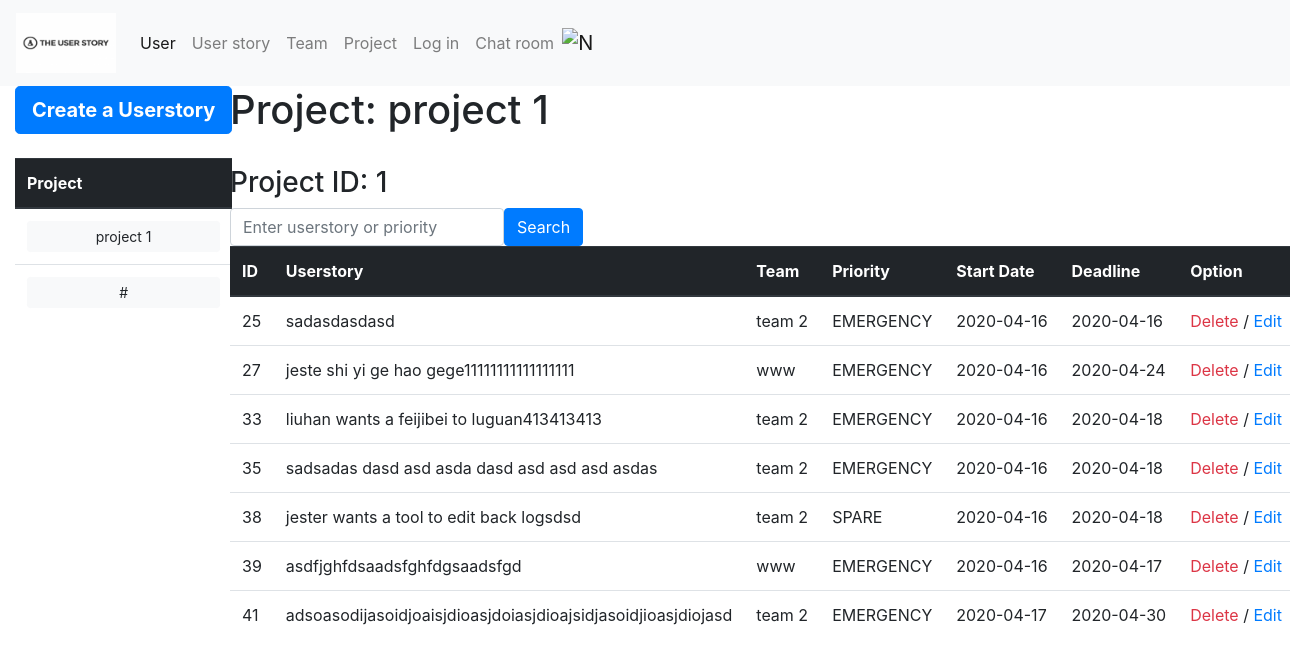
The app's page /userstory/project1, older data.
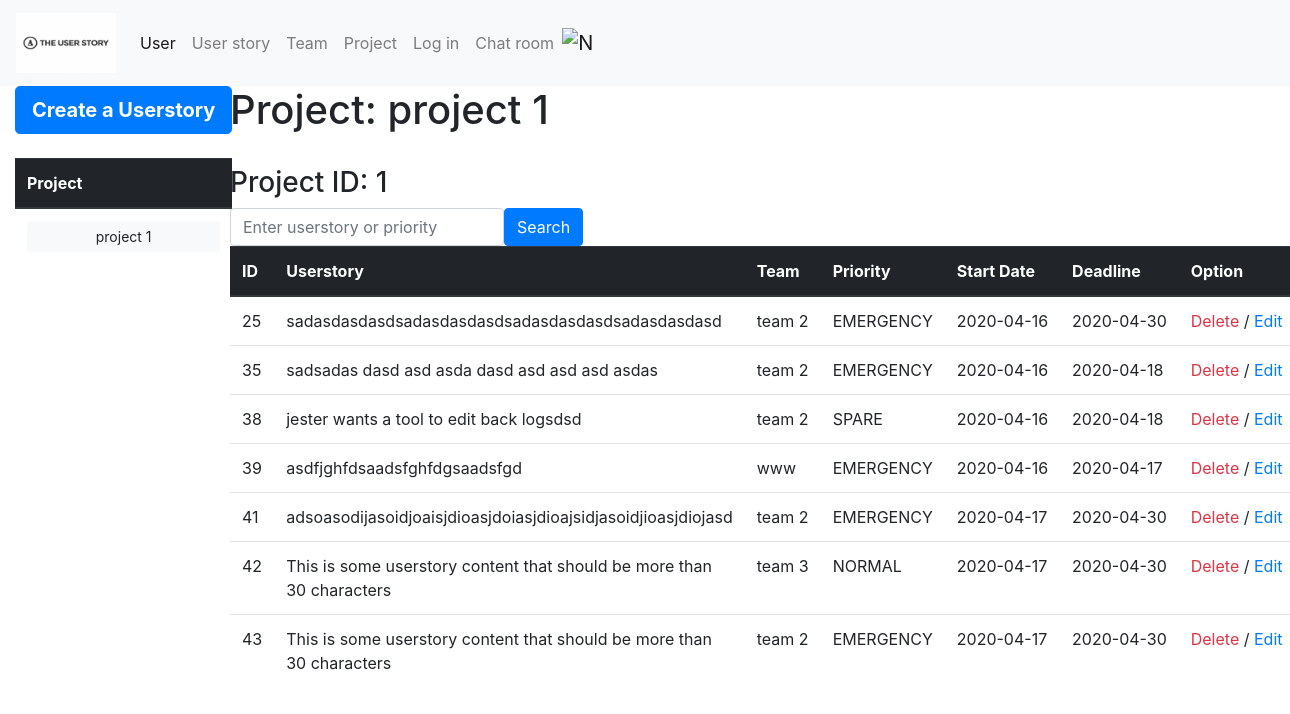
The same page, newer data.
### app/models.py (models this page shows)
class Project(db.Model):
    _table_ = db.Model.metadata.tables['project']
    __table_args__ = {'extend_existing': True}
    project_id = db.Column(db.Integer, primary_key=True)

class Userstory(db.Model):
    _table_ = db.Model.metadata.tables['userstory']
    __table_args__ = {'extend_existing': True}
    userstory_id = db.Column(db.Integer, primary_key=True)

class Team(db.Model):
    _table_ = db.Model.metadata.tables['team']
    __table_args__ = {'extend_existing': True}
    team_id = db.Column(db.Integer, primary_key=True)

### app/userstory/routes.py (the view)
@bp_userstory.route('/userstory/project<project_id>', methods=['GET','POST'])
def userstory_info(project_id):
    one_project = Project.query.filter(Project.project_id.contains(project_id)).all()
    projects = Project.query.all()
    if request.method == 'POST':
        term = request.form['search_term']
        results = Userstory.query.join(Project).filter(Project.project_id.contains(project_id)).filter(Userstory.content.contains(term)|Userstory.priority.contains(term)).all()
        if not results:
            flash('No Userstory Found')
        return render_template('userstory_information.html', userstories=results, one_project=one_project)
    else:
        userstories = Userstory.query.join(Team, Project).with_entities(Team.team_id,
                                                                        Team.name.label('team_name'),
                                                                        Userstory.userstory_id, Userstory.content,
                                                                        Userstory.priority,
                                                                        Userstory.creation_date,
                                                                        Userstory.deadline,
                                                                        Project.project_id,
                                                                        Project.name.label('project_name'),
                                                                        Project.description).filter(
                                                                        Project.project_id.contains(project_id)).all()
    return render_template('userstory_information.html', userstories=userstories, one_project=one_project, projects=projects)

### app/templates/userstory_information.html (shortened to what this page needs)
{% extends "userstory_base.html" %}
{% block userstory_base_content %}
    <div class="col-10">
        <h1>Project: {{ one_project[0].name }}</h1><br>
        <h3>Project ID: {{ one_project[0].project_id }}</h3>
        <form class="form-inline ml-auto" action="{{ url_for('userstory.userstory_info',project_id=one_project[0].project_id) }}" method="post">
            <input class="form-control" type="search" placeholder="Enter userstory or priority"
                   aria-label="Search" name="search_term">
            <button class="btn btn-primary btn-outline" type="submit">Search</button>
        </form>
        <table class="table">
            <thead class="thead-dark">
            <tr>
                <th scope="col">ID</th>
                <th scope="col">Userstory</th>
                <th scope="col">Team</th>
                <th scope="col">Priority</th>
                <th scope="col"><span class="text-nowrap">Start Date</span></th>
                <th scope="col">Deadline</th>
                <th scope="col">Option</th>
            </tr>
            {% for userstory in userstories %}
                <tr>
                    <td>{{ userstory.userstory_id }}</td>
                    <td>{{ userstory.content }}</td>
                    <td><span class="text-nowrap">{{ userstory.team_name }}</span></td>
                    <td>{{ userstory.priority }}</td>
                    <td><span class="text-nowrap">{{ userstory.creation_date }}</span></td>
                    <td><span class="text-nowrap">{{ userstory.deadline }}</span></td>
                    <td>
                        <span class="text-nowrap">
                        <a class="text-danger"
                           href="{{ url_for('userstory.delete_userstory', userstory_id=userstory.userstory_id, project_id=one_project[0].project_id) }}">
                           Delete
                        </a>
                         /
                        <a class="text-primary"
                           href="{{ url_for('userstory.userstory_edition', userstory_id=userstory.userstory_id) }}">
                            Edit
                        </a>
                        </span>
                    </td>
                </tr>
            {% endfor %}
            </thead>
        </table>
    </div>
{% endblock %}

### app/templates/userstory_base.html (shortened to what this page needs)
{% extends "base.html" %}
{% block content %}
    <div role=main>
        <div class="container-fluid">
            <div class="row">
                <div class="col-2">
                    <ul class="nav flex-column">
                        <li class="nav-item">
                            <a href="{{ url_for('userstory.userstory_creation') }}"
                               class="btn btn-primary btn-lg btn-block"><strong>Create a Userstory</strong>
                            </a><br>
                        </li>
                        <li class="nav-item">
                            <table class="table">
                                <thead class="thead-dark">
                                <tr>
                                    <th scope="col">Project</th>
                                </tr>
                                {% for project in projects %}
                                    <tr>
                                        <td><a type="button" class="btn btn-light btn-sm btn-block"
                                               href="{{ url_for('userstory.userstory_info', project_id=project.project_id) }}">{{ project.name }}</a>
                                        </td>
                                    </tr>
                                {% endfor %}
                                </thead>
                            </table>
                        </li>
                    </ul>
                </div>
                {% block userstory_base_content %}{% endblock %}
            </div>
        </div>
    </div>
{% endblock %}

### app/templates/base.html (shortened to what this page needs)
<!DOCTYPE html>
<html lang="en">
<head>
    <link rel="stylesheet" href="{{ url_for('static', filename='css/bootstrap.css') }}">
</head>
<body>
<nav class="navbar navbar-expand-lg navbar-light bg-light">
    <a class="navbar-brand" href=" ">
        <img src="{{ url_for('static',filename='the_user_story_logo.png') }}" class="d-inline-block align-top" alt="App
    Logo" width="100" height="60">
    </a>
    <div class="collapse navbar-collapse" id="navbarNavAltMarkup">
        <div class="navbar-nav">
            <a class="nav-item nav-link active" href="{{ url_for('auth.signup') }}">User </a>
            <a class="nav-item nav-link" href="{{ url_for('userstory.userstory_base') }}">User story</a>
            <a class="nav-item nav-link" href="{{ url_for('team.team_base') }}">Team</a>
            <a class="nav-item nav-link" href="{{ url_for('project.backlog') }}">Project</a>
            {% if current_user.is_anonymous %}
                <li class="nav-item">
                    <a class="nav-link" href="{{ url_for('auth.login') }}">Log in</a>
                </li>
            {% else %}
                <li class="nav-item">
                    <a class="nav-link" href="{{ url_for('auth.logout') }}">Logout</a>
                </li>
            {% endif %}
            <a class="nav-item nav-link" href="{{ url_for('chatapp.room') }}">Chat room</a>
            <a class="navbar-brand" href="#">
                <img src="{{ url_for('static', filename='notificationLOGO.jpg') }}" class="d-inline-block align-top"
                     width="30px" height="30px"
                     alt="Notification">
            </a>
        </div>
    </div>
</nav>
<div role=main>
    {% block content %}
    {% endblock %}
</div>
</body>
</html>

Row changes from the older to the newer data that the page shows:
removed Project: name "#"
removed Userstory: userstory_id "27", content "jeste shi yi ge hao gege11111111111111111", team_name "www", priority "EMERGENCY", creation_date "2020-04-16", deadline "2020-04-24"
removed Userstory: userstory_id "33", content "liuhan wants a feijibei to luguan413413413", team_name "team 2", priority "EMERGENCY", creation_date "2020-04-16", deadline "2020-04-18"
changed Userstory id 25: content "sadasdasdasd" → "sadasdasdasdsadasdasdasdsadasdasdasdsadasdasdasd"; deadline "2020-04-16" → "2020-04-30"
added Userstory: userstory_id "42", content "This is some userstory content that should be more than 30 characters", team_name "team 3", priority "NORMAL", creation_date "2020-04-17", deadline "2020-04-30"
added Userstory: userstory_id "43", content "This is some userstory content that should be more than 30 characters", team_name "team 2", priority "EMERGENCY", creation_date "2020-04-17", deadline "2020-04-30"
